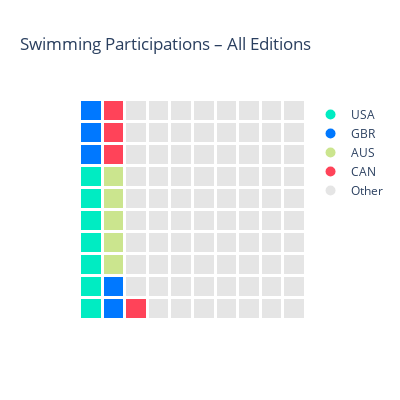

The cell this chart's notebook holds for it:
### Markdown cell above
# Pays/Participations

### Code cell
df_medals = olympics_data[(olympics_data["Sport"] == "Swimming")]

total_medal_counts = df_medals["NOC"].value_counts()

top_countries = total_medal_counts.head(3).index.tolist() + ['CAN']

df_grouped = df_medals["NOC"].value_counts().reset_index()
df_grouped.columns = ["Country", "Participations"]
df_grouped["Country"] = df_grouped["Country"].apply(lambda x: x if x in top_countries else "Other")

df_grouped = df_grouped.groupby("Country")["Participations"].sum().reset_index()

df_grouped = df_grouped.sort_values(by="Participations", ascending=False)
if "Other" in df_grouped["Country"].values:
    df_grouped = pd.concat([
        df_grouped[df_grouped["Country"] != "Other"],
        df_grouped[df_grouped["Country"] == "Other"]
    ])

df_grouped["Normalized"] = (df_grouped["Participations"] / df_grouped["Participations"].sum() * 100).round().astype(int)

while df_grouped["Normalized"].sum() > 100:
    df_grouped.loc[df_grouped["Normalized"].idxmax(), "Normalized"] -= 1
while df_grouped["Normalized"].sum() < 100:
    df_grouped.loc[df_grouped["Normalized"].idxmax(), "Normalized"] += 1

country_mapping = {country: i + 1 for i, country in enumerate(df_grouped["Country"])}

flat_list = []
for team, count in zip(df_grouped["Country"], df_grouped["Normalized"]):
    flat_list.extend([country_mapping[team]] * count)

waffle_array = np.array(flat_list).reshape(10, 10, order="F")

label_map = {v: k for k, v in country_mapping.items()}
labels = np.vectorize(label_map.get)(waffle_array)

color_palette = ["#00ECC2", "#0078FF", "#cbe58e", "#FF4359"]
country_colors = {country: color_palette[i] for i, country in enumerate(top_countries)}
country_colors["Other"] = "rgba(170, 170, 170, 0.3)"  # Light gray for others

fig = go.Figure()

fig.add_trace(
    go.Heatmap(
        x=np.arange(10), y=np.arange(10),
        z=waffle_array, customdata=labels,
        xgap=3, ygap=3,
        colorscale=[(i / 4, color_palette[i]) for i in range(4)] + [(1.0, "rgba(170, 170, 170, 0.3)")],
        showscale=False,
        hovertemplate="%{customdata}<extra></extra>"
    )
)

for team, color in country_colors.items():
    fig.add_trace(
        go.Scatter(
            x=[None], y=[None], mode='markers',
            marker=dict(color=color, symbol='circle', size=10),
            name=team
        )
    )


fig.update_layout(
    title="Swimming Participations – All Editions",
    width=400, height=400,
    plot_bgcolor='rgba(0,0,0,0)',
    paper_bgcolor='rgba(0,0,0,0)',
)

fig.update_xaxes(showgrid=False, zeroline=False, showticklabels=False)
fig.update_yaxes(showgrid=False, zeroline=False, showticklabels=False)

fig.show()

### Figure 1 — Plotly figure (JSON) as saved in the notebook; plotly's stock layout.template omitted (floating-point values rounded to 4 significant figures)
{"data": [{"colorscale": [[0, "#00ECC2"], [0.25, "#0078FF"], [0.5, "#cbe58e"], [0.75, "#FF4359"], [1, "rgba(170, 170, 170, 0.3)"]], "customdata": [["USA", "GBR", "CAN", "Other", "Other", "Other", "Other", "Other", "Other", "Other"], ["USA", "GBR", "Other", "Other", "Other", "Other", "Other", "Other", "Other", "Other"], ["USA", "AUS", "Other", "Other", "Other", "Other", "Other", "Other", "Other", "Other"], ["USA", "AUS", "Other", "Other", "Other", "Other", "Other", "Other", "Other", "Other"], ["USA", "AUS", "Other", "Other", "Other", "Other", "Other", "Other", "Other", "Other"], ["USA", "AUS", "Other", "Other", "Other", "Other", "Other", "Other", "Other", "Other"], ["USA", "AUS", "Other", "Other", "Other", "Other", "Other", "Other", "Other", "Other"], ["GBR", "CAN", "Other", "Other", "Other", "Other", "Other", "Other", "Other", "Other"], ["GBR", "CAN", "Other", "Other", "Other", "Other", "Other", "Other", "Other", "Other"], ["GBR", "CAN", "Other", "Other", "Other", "Other", "Other", "Other", "Other", "Other"]], "hovertemplate": "%{customdata}<extra></extra>", "showscale": false, "type": "heatmap", "x": [0, 1, 2, 3, 4, 5, 6, 7, 8, 9], "xgap": 3, "y": [0, 1, 2, 3, 4, 5, 6, 7, 8, 9], "ygap": 3, "z": [[1, 2, 4, 5, 5, 5, 5, 5, 5, 5], [1, 2, 5, 5, 5, 5, 5, 5, 5, 5], [1, 3, 5, 5, 5, 5, 5, 5, 5, 5], [1, 3, 5, 5, 5, 5, 5, 5, 5, 5], [1, 3, 5, 5, 5, 5, 5, 5, 5, 5], [1, 3, 5, 5, 5, 5, 5, 5, 5, 5], [1, 3, 5, 5, 5, 5, 5, 5, 5, 5], [2, 4, 5, 5, 5, 5, 5, 5, 5, 5], [2, 4, 5, 5, 5, 5, 5, 5, 5, 5], [2, 4, 5, 5, 5, 5, 5, 5, 5, 5]]}, {"marker": {"color": "#00ECC2", "size": 10, "symbol": "circle"}, "mode": "markers", "name": "USA", "type": "scatter", "x": [null], "y": [null]}, {"marker": {"color": "#0078FF", "size": 10, "symbol": "circle"}, "mode": "markers", "name": "GBR", "type": "scatter", "x": [null], "y": [null]}, {"marker": {"color": "#cbe58e", "size": 10, "symbol": "circle"}, "mode": "markers", "name": "AUS", "type": "scatter", "x": [null], "y": [null]}, {"marker": {"color": "#FF4359", "size": 10, "symbol": "circle"}, "mode": "markers", "name": "CAN", "type": "scatter", "x": [null], "y": [null]}, {"marker": {"color": "rgba(170, 170, 170, 0.3)", "size": 10, "symbol": "circle"}, "mode": "markers", "name": "Other", "type": "scatter", "x": [null], "y": [null]}], "layout": {"height": 400, "paper_bgcolor": "rgba(0,0,0,0)", "plot_bgcolor": "rgba(0,0,0,0)", "title": {"text": "Swimming Participations – All Editions"}, "width": 400, "xaxis": {"showgrid": false, "showticklabels": false, "zeroline": false}, "yaxis": {"showgrid": false, "showticklabels": false, "zeroline": false}}}
